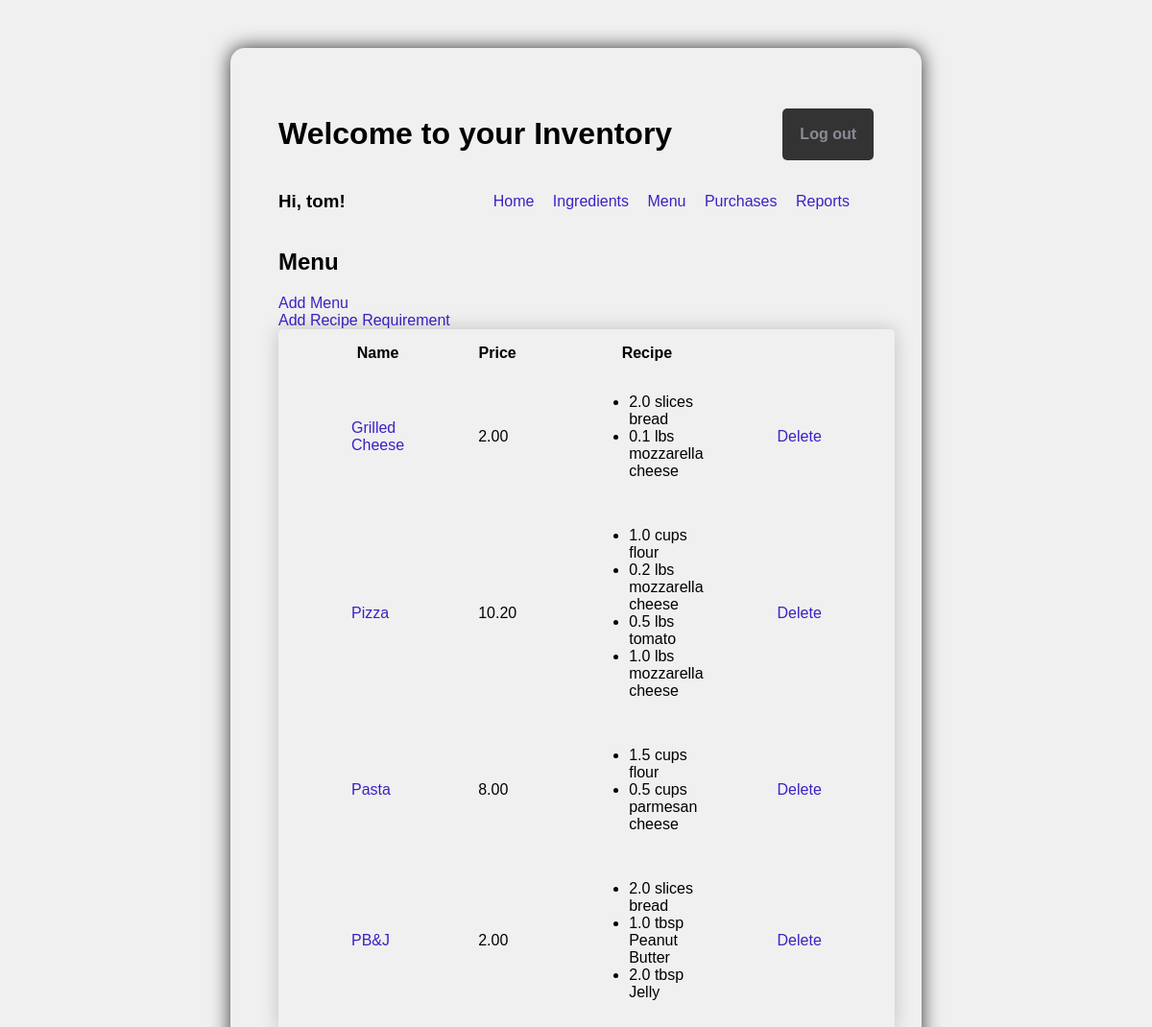
Screenshot of /menu/ (signed in) with the database file from the repository.
### inventory_app/models.py (models this page shows, shortened)
class MenuItem(models.Model):
    title = models.CharField(max_length=100, default="", unique=True)
    price = models.FloatField(default=0.00)

class RecipeRequirement(models.Model):
    menu_item = models.ForeignKey(MenuItem, on_delete=models.CASCADE, default=None, related_name='requirements')
    ingredient = models.ForeignKey(Ingredient, on_delete=models.CASCADE, default=None)
    quantity = models.FloatField(default=0)

class Ingredient(models.Model):
    name = models.CharField(max_length=100, default="", unique=True)
    quantity = models.FloatField(default=0)
    unit = models.CharField(max_length=100, default="")
    unit_price = models.FloatField(default=0)

### inventory_app/views.py (the view)
# urls.py: path('menu/', views.MenuItemView.as_view(), name="menu"),
class MenuItemView(LoginRequiredMixin, ListView):
  model = MenuItem
  template_name = 'menu.html'
  context_object_name = 'menuItems'

### inventory_app/templates/menu.html
{% extends "./base.html" %}
{% block content %}
<h2>Menu</h2>
<a href="{% url 'inventory_app:add_menu' %}">Add Menu</a>
<a href="{% url 'inventory_app:add_requirement' %}">Add Recipe Requirement</a>
<table>
    <tr>
        <th>Name</th>
        <th>Price</th>
        <th>Recipe</th>
    </tr>
    {% for item in object_list %}
        <tr>
            <td><a href="{% url 'inventory_app:update_menu' item.pk%}"> {{ item.title }}</a></td>
            <td>{{ item.price|stringformat:".2f" }}</td>
            <td>
                <ul>
                    {% for recipe_requirement in item.requirements.all %}
                    <li>{{ recipe_requirement.quantity }} {{recipe_requirement.ingredient.unit }} {{ recipe_requirement.ingredient.name }}</li>
                    {% endfor %}
                </ul>
            </td>
            <td><a href="{% url 'inventory_app:delete_menu' item.pk %}">Delete</a></td>
        </tr>
    {% endfor %}
</table>
{% endblock %}

### inventory_app/templates/base.html (shortened to what this page needs)
{% load static %}
<!DOCTYPE html>
<html lang="en">
<head>
   <link rel="stylesheet" type="text/css" href="{% static 'inventory_app/style.css' %}">
</head>
<body>
  <div class="header-first-row">
    <h1>Welcome to your Inventory</h1>
    {% if user.is_authenticated %}
    <a class="logout" href="/logout">Log out</a>
    {% endif %}
  </div>
  <div class="header-second-row">
    {% if user.is_authenticated %}
    <h3>Hi, {{ user.username }}!</h3>
    <nav class="navbar">
      {% url 'home' as home_url %}
      {% url 'ingredients' as ingredients_url %}
      {% url 'menu' as menu_url %}
      {% url 'purchases' as purchases_url %}
      {% url 'reports' as reports_url %}
      <a class="nav-item{% if request.path == home_url %} current-page{% endif %}" href="{% url 'inventory_app:home' %}">Home</a>
      <a class="nav-item{% if request.path == ingredients_url %} current-page{% endif %}" href="{% url 'inventory_app:ingredient' %}">Ingredients</a>
      <a class="nav-item{% if request.path == menu_url %} current-page{% endif %}" href="{% url 'inventory_app:menu' %}">Menu</a>
      <a class="nav-item{% if request.path == purchases_url %} current-page{% endif %}" href="{% url 'inventory_app:purchases' %}">Purchases</a>
      <a class="nav-item{% if request.path == reports_url %} current-page{% endif %}" href="{% url 'inventory_app:sales' %}">Reports</a>
    </nav>
    {% endif %}
  </div>
  <main>
    {% block content %}
    {% endblock %}
  </main>
</body>
</html>

### inventory_app/static/inventory_app/style.css (style rules this page uses)
body { font-family: Arial, Helvetica, sans-serif; background-color: #f0f0f0; display: flex; flex-direction: column; box-sizing: border-box; box-shadow: 0 0 20px rgba(0, 0, 0, 0.8); padding: 50px; margin: 50px 20%; border-radius: 15px; }
main { display: flex; flex-direction: column; align-items: flex-start; }
.header-first-row { display: flex; justify-content: space-between; align-items: center; }
.logout { display: flex; justify-content: space-between; align-items: center; background-color: #333; padding: 18px; border-radius: 5px; color: #8c8a96; font-weight: bold; text-decoration: none; }
.header-second-row { display: flex; justify-content: space-between; align-items: center; }
.navbar { color: #fff; padding: 10px; border-radius: 5px; }
a { text-decoration: none; color: #3e20c5; }
.navbar a { padding: 8px 0; margin-right: 15px; }
table { display: flex; align-items: center; justify-content: center; border-collapse: separate; border-spacing: 75px 15px; border-radius: 5px; box-shadow: 0 0 20px rgba(0, 0, 0, 0.2); }

### rows the page displays
MenuItem: title "Grilled Cheese", price "2.00"
RecipeRequirement: quantity "2.0", ingredient.unit "slices", ingredient.name "bread"
RecipeRequirement: quantity "0.1", ingredient.unit "lbs", ingredient.name "mozzarella cheese"
MenuItem: title "Pizza", price "10.20"
RecipeRequirement: quantity "1.0", ingredient.unit "cups", ingredient.name "flour"
RecipeRequirement: quantity "0.2", ingredient.unit "lbs", ingredient.name "mozzarella cheese"
RecipeRequirement: quantity "0.5", ingredient.unit "lbs", ingredient.name "tomato"
RecipeRequirement: quantity "1.0", ingredient.unit "lbs", ingredient.name "mozzarella cheese"
MenuItem: title "Pasta", price "8.00"
RecipeRequirement: quantity "1.5", ingredient.unit "cups", ingredient.name "flour"
RecipeRequirement: quantity "0.5", ingredient.unit "cups", ingredient.name "parmesan cheese"
MenuItem: title "PB&J", price "2.00"
RecipeRequirement: quantity "2.0", ingredient.unit "slices", ingredient.name "bread"
RecipeRequirement: quantity "1.0", ingredient.unit "tbsp", ingredient.name "Peanut Butter"
RecipeRequirement: quantity "2.0", ingredient.unit "tbsp", ingredient.name "Jelly"

### other values shown
{{ user.username }} "tom"
